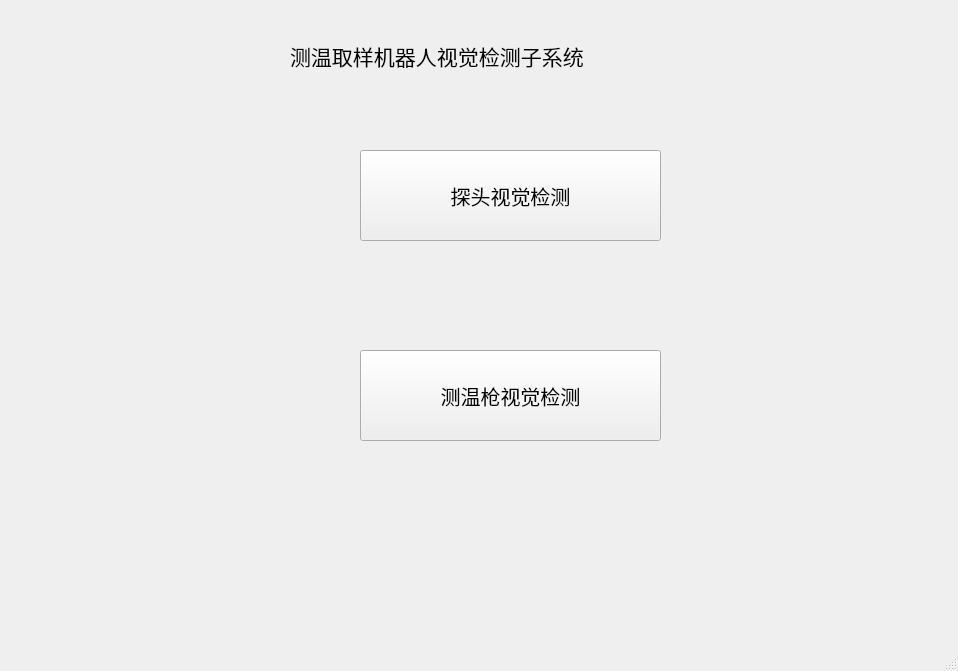
<?xml version="1.0" encoding="UTF-8"?>
<ui version="4.0">
 <class>TemperatureSampling</class>
 <widget class="QMainWindow" name="TemperatureSampling">
  <property name="geometry">
   <rect>
    <x>0</x>
    <y>0</y>
    <width>958</width>
    <height>671</height>
   </rect>
  </property>
  <property name="windowTitle">
   <string>MainWindow</string>
  </property>
  <widget class="QWidget" name="centralwidget">
   <widget class="QLabel" name="titleName">
    <property name="geometry">
     <rect>
      <x>290</x>
      <y>20</y>
      <width>451</width>
      <height>71</height>
     </rect>
    </property>
    <property name="font">
     <font>
      <family>黑体</family>
      <pointsize>16</pointsize>
     </font>
    </property>
    <property name="text">
     <string>测温取样机器人视觉检测子系统</string>
    </property>
   </widget>
   <widget class="QPushButton" name="Probe">
    <property name="geometry">
     <rect>
      <x>360</x>
      <y>150</y>
      <width>301</width>
      <height>91</height>
     </rect>
    </property>
    <property name="font">
     <font>
      <pointsize>15</pointsize>
     </font>
    </property>
    <property name="text">
     <string>探头视觉检测</string>
    </property>
   </widget>
   <widget class="QPushButton" name="TemperatureMeasure">
    <property name="geometry">
     <rect>
      <x>360</x>
      <y>350</y>
      <width>301</width>
      <height>91</height>
     </rect>
    </property>
    <property name="font">
     <font>
      <pointsize>15</pointsize>
     </font>
    </property>
    <property name="text">
     <string>测温枪视觉检测</string>
    </property>
   </widget>
  </widget>
  <widget class="QMenuBar" name="menubar">
   <property name="geometry">
    <rect>
     <x>0</x>
     <y>0</y>
     <width>958</width>
     <height>21</height>
    </rect>
   </property>
  </widget>
  <widget class="QStatusBar" name="statusbar"/>
 </widget>
 <resources/>
 <connections/>
</ui>
